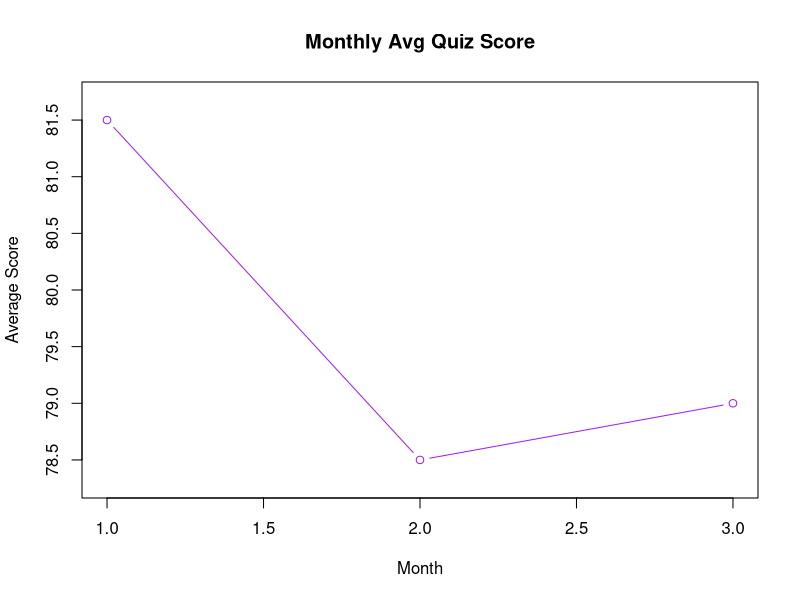

Here is the R script that generated this plot:
# -------- Data --------
month <- 1:3
avg_score <- c(81.5, 78.5, 79.0)

# -------- Plot --------
plot(month, avg_score,
     type = "b",
     col = "purple",
     pch = 1,              # open circle like in image
     lty = 1,
     main = "Monthly Avg Quiz Score",
     xlab = "Month",
     ylab = "Average Score",
     ylim = c(78.3, 81.7))  # to match visual range
